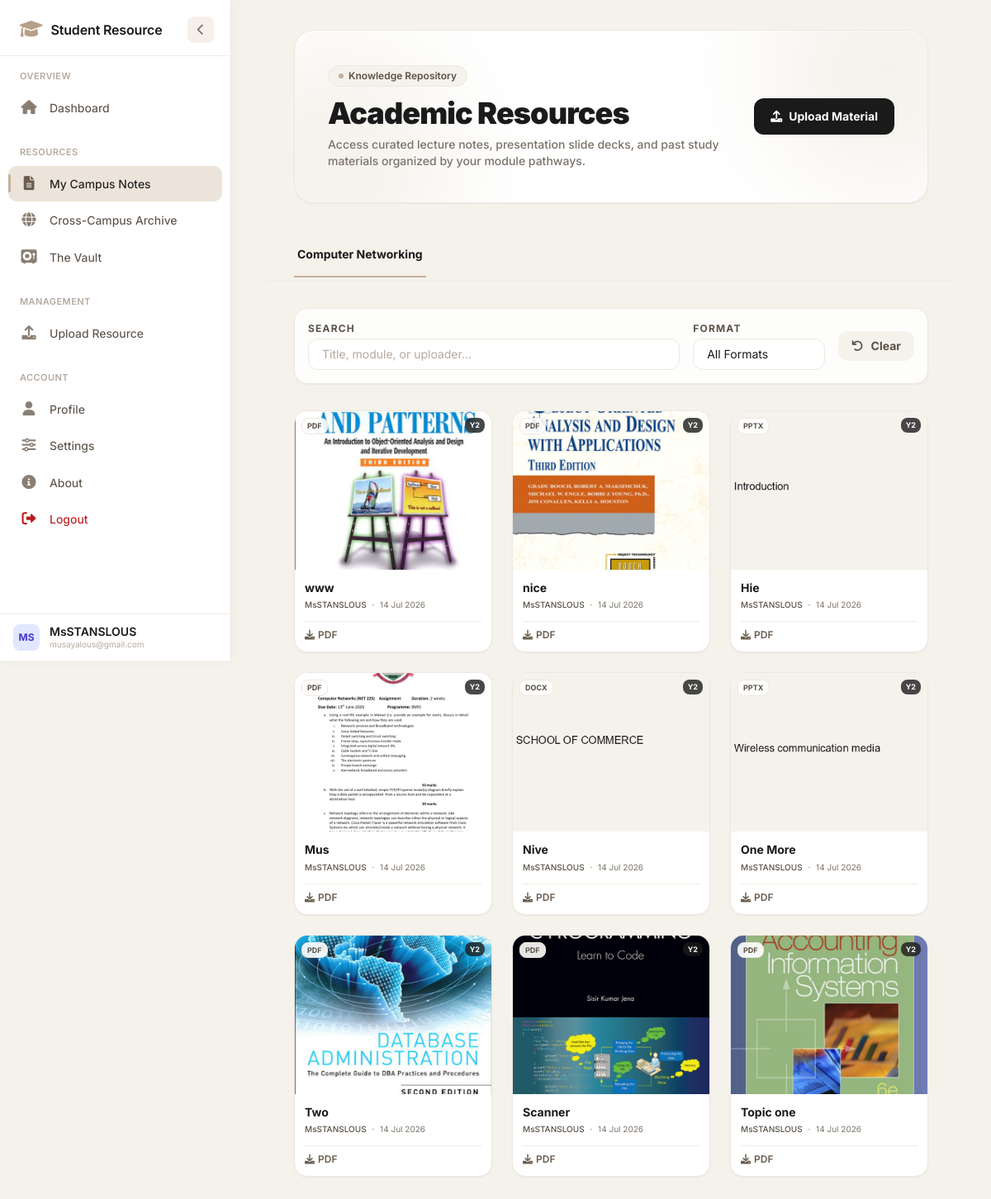
Page /campus_notes (signed in) on the earlier database version.
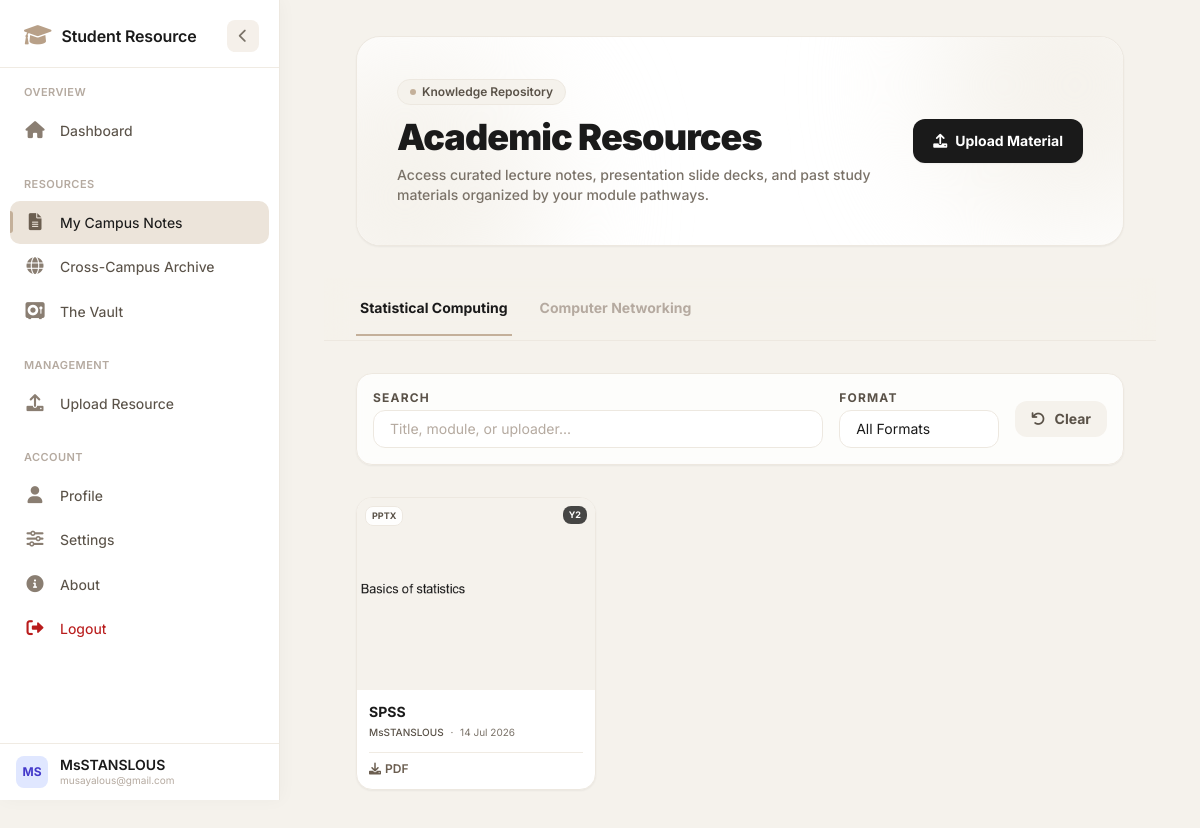
Same page on the later database version.
### app/models.py (models this page shows)
class Module(db.Model):
    id = db.Column(db.Integer, primary_key=True)
    name = db.Column(db.String(100), nullable=False)
    code = db.Column(db.String(20), nullable=True)
    programs = db.relationship('Program', secondary=module_programs, backref=db.backref('modules', lazy='dynamic'))
    resources = db.relationship('Resource', backref='module', lazy=True)

class Resource(db.Model):
    id = db.Column(db.Integer, primary_key=True)
    title = db.Column(db.String(150), nullable=False)
    file_path = db.Column(db.String(200), nullable=False)
    thumbnail_path = db.Column(db.String(200), nullable=True)   # NEW
    file_type = db.Column(db.String(10), nullable=True)         # NEW
    module_id = db.Column(db.Integer, db.ForeignKey('module.id'), nullable=False)
    campus = db.Column(db.String(50), nullable=False)
    target_year = db.Column(db.Integer, nullable=False)
    target_semester = db.Column(db.Integer, nullable=False)
    academic_year = db.Column(db.String(20), nullable=False)
    uploader_id = db.Column(db.Integer, db.ForeignKey('user.id'), nullable=False)
    uploader = db.relationship('User', backref='uploaded_resources')
    programs = db.relationship('Program', secondary=resource_programs, backref=db.backref('resources', lazy='dynamic'))
    created_at = db.Column(db.DateTime, default=datetime.utcnow)

class User(db.Model, UserMixin):
    id = db.Column(db.Integer, primary_key=True)
    full_name = db.Column(db.String(100), nullable=False)
    email = db.Column(db.String(120), unique=True, nullable=False)
    password_hash = db.Column(db.String(128), nullable=False)
    campus = db.Column(db.String(50), nullable=False)
    student_id = db.Column(db.String(20), nullable=True)
    phone_number = db.Column(db.String(15), nullable=True)
    year = db.Column(db.Integer, default=1)
    semester = db.Column(db.Integer, default=1)
    program_id = db.Column(db.Integer, db.ForeignKey('program.id'), nullable=False)
    is_approved = db.Column(db.Boolean, default=False)
    is_class_rep = db.Column(db.Boolean, default=False)
    is_admin = db.Column(db.Boolean, default=False)
    created_at = db.Column(db.DateTime, default=datetime.utcnow)
    theme_preference = db.Column(db.String(20), default='light')  # 'light' or 'dark'
    language_preference = db.Column(db.String(10), default='en')  # 'en' for now
    is_active = db.Column(db.Boolean, default=True)  # soft delete flag

### app/core/routes.py (the view)
@core.route('/campus_notes')
@login_required
def campus_notes():
    notes = Resource.query.filter_by(
        campus=current_user.campus,
        target_year=current_user.year,
        target_semester=current_user.semester
    ) \
    .join(Resource.programs) \
    .filter(Program.id == current_user.program_id) \
    .order_by(Resource.id.desc()) \
    .all()
    grouped_notes = {}
    for note in notes:
        m_name = note.module.name
        if m_name not in grouped_notes:
            grouped_notes[m_name] = []
        grouped_notes[m_name].append(note)
    return render_template('core/student/campus_notes.html', grouped_notes=grouped_notes)

### app/__init__.py (called while the page is built)
@login_manager.user_loader
def load_user(user_id):
    return User.query.get(int(user_id))

### app/templates/core/student/campus_notes.html (shortened to what the changed rows need)
{% extends 'base.html' %}
{% block content %}
<div class="space-y-8 max-w-7xl mx-auto px-4 sm:px-6 lg:px-8 relative">
    <div class="relative overflow-hidden rounded-3xl bg-white p-8 sm:p-10 shadow-sm border border-[#ede8e0] text-[#1a1a1a]">
        <div class="relative z-10 flex flex-col md:flex-row md:items-center md:justify-between gap-6">
            <div>
                <h1 class="text-3xl font-black text-[#1a1a1a] tracking-tight sm:text-4xl">Academic Resources</h1>
            </div>
        </div>
    </div>
    <div class="border-b border-[#ede8e0] sticky top-0 bg-[#f5f2ec]/80 backdrop-blur-md z-10 -mx-4 px-4 sm:-mx-6 sm:px-6 lg:-mx-8 lg:px-8">
        <nav class="flex space-x-6 overflow-x-auto no-scrollbar py-1">
            {% for module_name in grouped_notes.keys() %}
            <button onclick="switchTab('{{ loop.index }}')"
                    id="tab-btn-{{ loop.index }}"
                    class="tab-btn border-b-2 px-1 py-4 text-sm font-bold focus:outline-none whitespace-nowrap transition-all duration-200 relative group
                    {% if loop.first %}border-[#c4b09a] text-[#1a1a1a]{% else %}border-transparent text-[#b5aaa0] hover:text-[#5a5248]{% endif %}">
                {{ module_name }}
            </button>
            {% endfor %}
        </nav>
    </div>
    <div id="tab-content-container" class="mt-8 hidden">
        {% for module_name, notes in grouped_notes.items() %}
        <div id="content-{{ loop.index }}" class="tab-pane animate-fadeIn {% if not loop.first %}hidden{% endif %}" data-module-name="{{ module_name }}">
            <div id="notes-grid-{{ loop.index }}" class="grid grid-cols-2 sm:grid-cols-2 lg:grid-cols-3 gap-6">
                {% for note in notes %}
                <div class="group bg-white border border-[#ede8e0] rounded-2xl overflow-hidden shadow-sm hover:shadow-lg transition-all duration-300 note-card cursor-pointer note-item"
                     data-note-id="{{ note.id }}"
                     data-file-type="{{ note.file_type|default('pdf') }}"
                     data-title="{{ note.title|lower }}"
                     data-module="{{ note.module.name|lower }}"
                     data-uploader="{{ note.uploader.full_name|lower }}"
                     onclick="window.open('{{ url_for('static', filename=note.file_path) }}', '_blank')">
                    <div class="relative h-48 bg-[#f5f2ec] overflow-hidden">
                        <span class="absolute top-2 left-2 bg-white/90 text-[#5a5248] text-[9px] font-bold px-1.5 py-0.5 rounded-lg border border-[#ede8e0] uppercase">
                            {{ note.file_type|default('pdf') }}
                        </span>
                        <span class="absolute top-2 right-2 bg-[#1a1a1a]/80 text-white text-[9px] font-bold px-1.5 py-0.5 rounded-lg backdrop-blur-sm">
                            Y{{ note.academic_year }}
                        </span>
                    </div>
                    <div class="p-3">
                        <h3 class="text-sm font-bold text-[#1a1a1a] line-clamp-2 leading-snug group-hover:text-[#6b5e50] transition-colors">
                            {{ note.title }}
                        </h3>
                        <p class="text-[10px] text-[#7a7268] mt-1">
                            <span class="font-medium text-[#5a5248]">{{ note.uploader.full_name }}</span>
                            <span class="mx-1">·</span>
                            {{ note.created_at.strftime('%d %b %Y') if note.created_at else 'N/A' }}
                        </p>
                        <div class="flex items-center justify-between mt-3 pt-2 border-t border-[#f0ebe3]">
                            <a href="{{ url_for('static', filename=note.file_path) }}" download data-turbo="false"
                               class="inline-flex items-center text-xs font-semibold text-[#6b5e50] hover:text-[#1a1a1a] transition-colors"
                               onclick="event.stopPropagation();">
                                <i class="fas fa-download mr-1"></i> PDF
                            </a>
                        </div>
                    </div>
                </div>
                {% endfor %}
            </div>
        </div>
        {% endfor %}
    </div>
</div>
{% endblock %}

Differences in the rows shown:
added Module: name "Statistical Computing"
computed for Module "Computer Networking": loses Resource (file_type "PDF", academic_year "2", title "www", uploader.full_name "MsSTANSLOUS", created_at "14 Jul 2026"); loses Resource (file_type "PDF", academic_year "2", title "nice", uploader.full_name "MsSTANSLOUS", created_at "14 Jul 2026"); loses Resource (file_type "PPTX", academic_year "2", title "Hie", uploader.full_name "MsSTANSLOUS", created_at "14 Jul 2026"); loses Resource (file_type "PDF", academic_year "2", title "Mus", uploader.full_name "MsSTANSLOUS", created_at "14 Jul 2026"); loses Resource (file_type "DOCX", academic_year "2", title "Nive", uploader.full_name "MsSTANSLOUS", created_at "14 Jul 2026"); loses Resource (file_type "PPTX", academic_year "2", title "One More", uploader.full_name "MsSTANSLOUS", created_at "14 Jul 2026"); loses Resource (file_type "PDF", academic_year "2", title "Two", uploader.full_name "MsSTANSLOUS", created_at "14 Jul 2026"); loses Resource (file_type "PDF", academic_year "2", title "Scanner", uploader.full_name "MsSTANSLOUS", created_at "14 Jul 2026"); loses Resource (file_type "PDF", academic_year "2", title "Topic one", uploader.full_name "MsSTANSLOUS", created_at "14 Jul 2026")
added Resource: file_type "PPTX", academic_year "2", title "SPSS", uploader.full_name "MsSTANSLOUS", created_at "14 Jul 2026"
